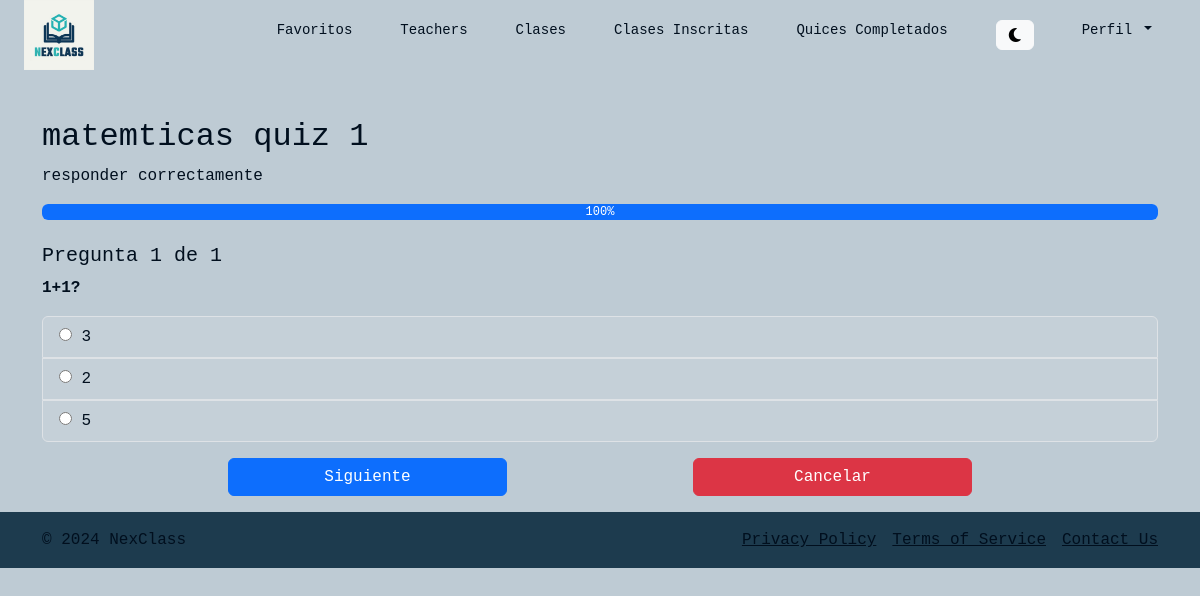
The app's page /quices/26/tomar/ (signed in) with its own data.
### class_quizzes/models.py (models this page shows)
class Quiz(models.Model):
    class_obj = models.ForeignKey(Class, on_delete=models.CASCADE)
    title = models.CharField(max_length=255)
    description = models.TextField(blank=True)
    created_at = models.DateTimeField(default=timezone.now)

class Question(models.Model):
    text = models.CharField(max_length=300)
    quiz = models.ForeignKey(Quiz, on_delete=models.CASCADE)

class Answer(models.Model):
    question = models.ForeignKey(Question, on_delete=models.CASCADE, related_name='answers')
    text = models.CharField(max_length=255)
    is_correct = models.BooleanField(default=False)

### class_quizzes/views.py (the view, shortened to what this page needs)
# urls.py: path('quices/<int:quiz_id>/tomar/', views.take_quiz, name='take_quiz'),
def take_quiz(request, quiz_id):
    quiz = get_object_or_404(Quiz, id=quiz_id)
    questions = Question.objects.filter(quiz=quiz)
    total_questions = questions.count()
    student = Student.objects.get(user=request.user)
    current_question_index = int(request.GET.get('question_index', 0))
    if 'correct_answers' not in request.session:
        request.session['correct_answers'] = 0
    current_question = questions[current_question_index]
    answers = current_question.answers.all()
    if request.method == 'POST':
        selected_answer_id = request.POST.get('answer')
        selected_answer = Answer.objects.get(id=selected_answer_id)
        if selected_answer.is_correct:
            request.session['correct_answers'] += 1
        return redirect(f'{request.path}?question_index={current_question_index + 1}')
    progress = int((current_question_index + 1) / total_questions * 100)  # Progreso en %
    return render(request, 'take_quiz.html', {
        'quiz': quiz,
        'current_question': current_question,
        'answers': answers,
        'progress': progress,
        'current_question_index': current_question_index + 1,
        'total_questions': total_questions
    })

### class_quizzes/templates/take_quiz.html (shortened to what this page needs)
{% extends 'navbar.html' %}
{% block content %}
<div class="container mt-5">
    <h2>{{ quiz.title }}</h2>
    <p>{{ quiz.description }}</p>
    <div class="progress mb-4">
        <div class="progress-bar" role="progressbar" style="width: {{ progress }}%;" aria-valuenow="{{ progress }}" aria-valuemin="0" aria-valuemax="100">{{ progress }}%</div>
    </div>
    <h5>Pregunta {{ current_question_index }} de {{ total_questions }}</h5>
    <p><strong>{{ current_question.text }}</strong></p>
    <form method="post">
        <div class="list-group">
            {% for answer in answers %}
                <label class="list-group-item border bg-light bg-opacity-10 text_custom">
                    <input type="radio" name="answer" value="{{ answer.id }}" required>
                    {{ answer.text }}
                </label>
            {% endfor %}
        </div>
        <div class="d-flex justify-content-evenly">
            <button type="submit" class="btn btn-primary mt-3 w-25 ">Siguiente</button>
            <a href="{% url 'quiz_list_student' quiz.class_obj.id %}" class="btn btn-danger mt-3 w-25">Cancelar</a>
        </div>
    </form>
</div>
{% endblock %}

### NextClassProject/static/styles/global.css (style rules this page uses)
h1, h2, h3, h4, h5, h6 { font-family: "Space Mono", monospace; color: var(--text-color); }
.text_custom { color: var(--text-color); }
a { gap: 2px; color: var(--text-color); }

### records on screen
Quiz: title "matemticas quiz 1", description "responder correctamente"
Question: text "1+1?"
Answer: text "3"
Answer: text "2"
Answer: text "5"

### other values on screen
{{ progress }} "100"
{{ current_question_index }} "1"
{{ total_questions }} "1"
